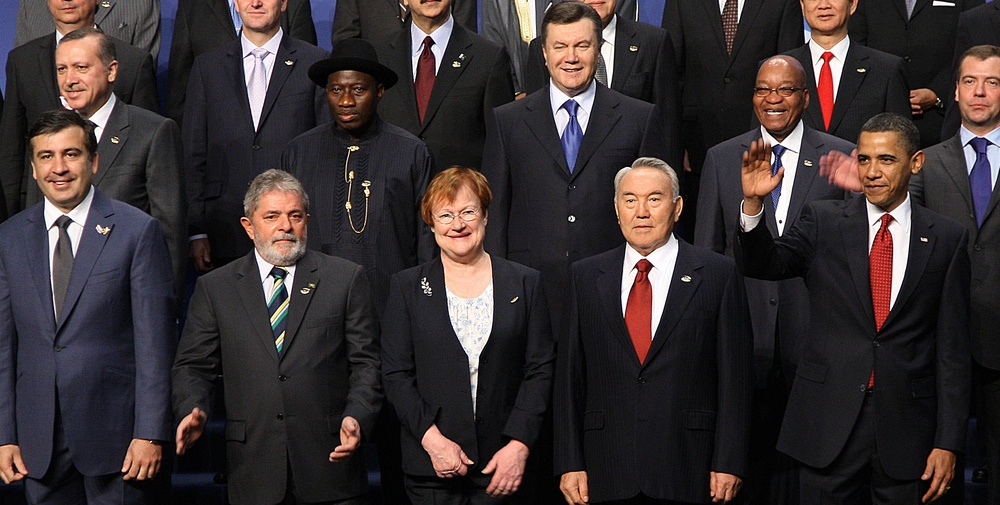
#> input picture notebooks/ch6/images/LeadersNuclearSummit.jpg, 1000 x 505 px, shrunk from 3500 x 1767 before the run
$ python -i detect.py   (imports and definitions only)   (older library calls are emulated)
#> lines starting #> are read from the running program, lines starting #| are printed output that depends on the picture; after the words box and inside, x2 and y2 are one past the last pixel; in counts of white or black regions, pixels touching at a corner belong together
"""
Facial recognition specific methods

"""
import cv2


def _boxes(filename, faces):
    img = cv2.imread(filename)
    for (x, y, w, h) in faces:
        cv2.rectangle(img, (x, y), (x + w, y + h), (100, 100, 255), 2)
    filename = filename.split('/')[-1]
    parts = filename.split('.')
    new_name = '/tmp/%s-detected.%s' % (parts[0], parts[1])
    cv2.imwrite(new_name, img)
    return new_name


def faces(filename, ratio=1.2, neighbors=4, min_size=(10, 10)):
#> called with filename = 'images/LeadersNuclearSummit.jpg', ratio = 1.2, neighbors = 4, min_size = (10, 10)
    img = cv2.imread(filename, 0)
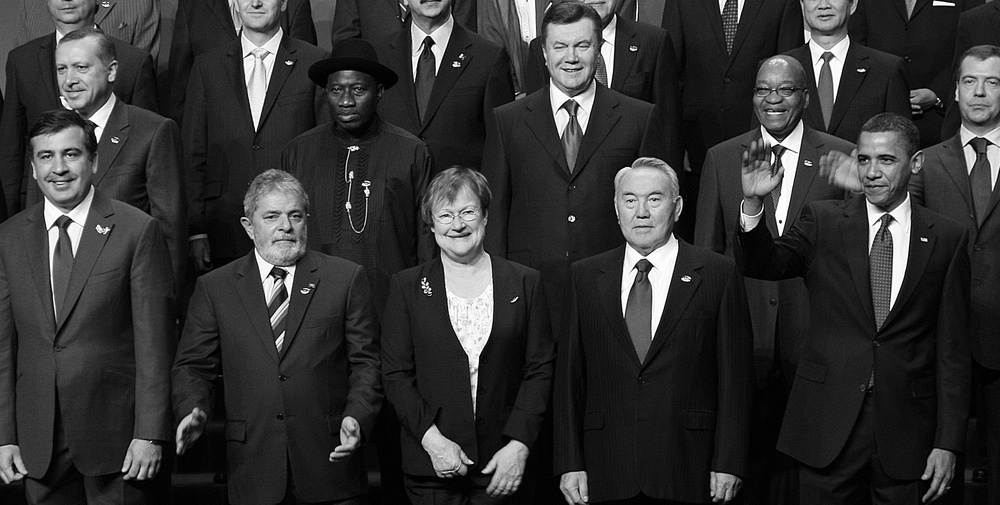
#> img: shape (505, 1000); min 0, max 255, mean 51.6
    hc = cv2.CascadeClassifier('ch6/haarcascade_frontalface_alt.xml')
    return _boxes(filename, hc.detectMultiScale(img, ratio, neighbors,
                                                cv2.cv.CV_HAAR_SCALE_IMAGE,
                                                min_size))
#> in _boxes, img is the input picture: shape (505, 1000, 3); mean B, G, R 49.5, 48.9, 57.7
#> the loop in _boxes, `for (x, y, w, h) in faces:` made 10 passes
#> (x, y, w, h) on passes 1 to 10: (542, 23, 58, 58), (237, 39, 42, 42), (44, 46, 57, 57), (745, 66, 58, 58), (320, 68, 57, 57), (845, 135, 63, 63), (432, 195, 50, 50), (255, 193, 61, 61), (24, 128, 72, 72), (610, 172, 67, 67)
#> after the loop in _boxes, `for (x, y, w, h) in faces:`:
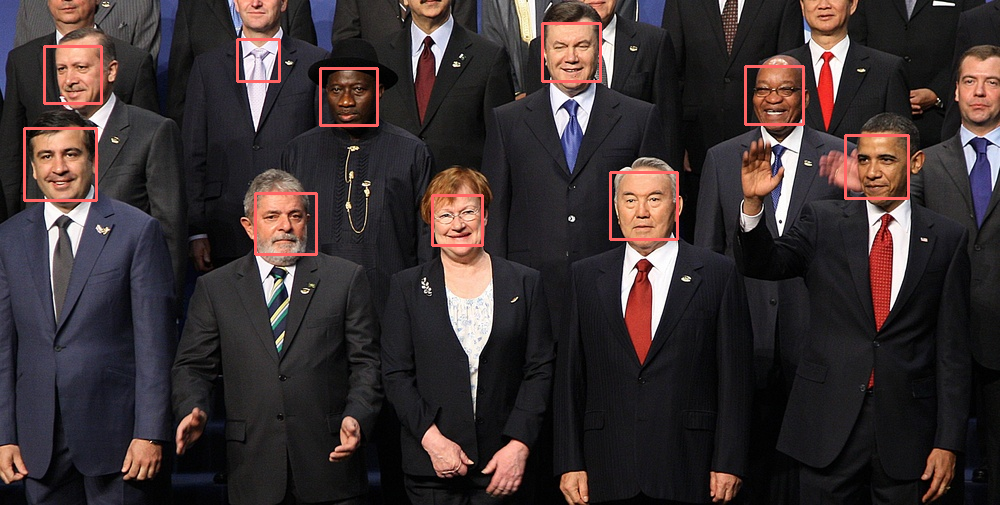
#> img: shape (505, 1000, 3); 1.38% of pixels changed, all inside (x1, y1, x2, y2) = (23, 22, 910, 256)

>>> result = faces('images/LeadersNuclearSummit.jpg')
#> result = '/tmp/LeadersNuclearSummit-detected.jpg'

$ run again, on notebooks/ch6/images/Living_US_Presidents_2009.jpg
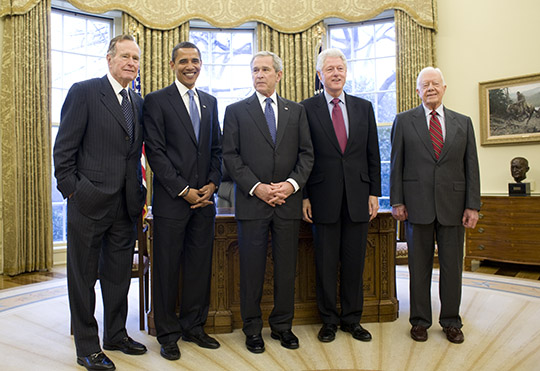
#> input picture notebooks/ch6/images/Living_US_Presidents_2009.jpg, 540 x 371 px
#> in faces, `img = cv2.imread(filename, 0)`:
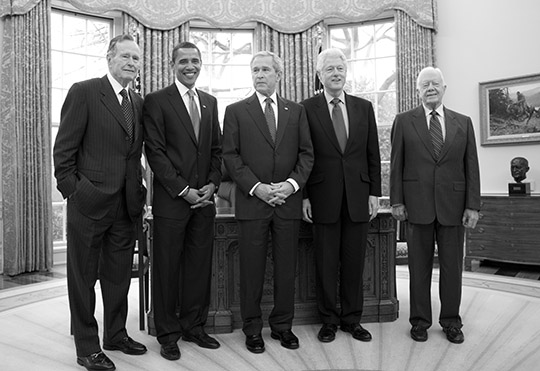
#> img: shape (371, 540); min 0, max 255, mean 110.1
#> in _boxes, img is the input picture: shape (371, 540, 3); mean B, G, R 95.6, 109.4, 116.9
#> the loop in _boxes, `for (x, y, w, h) in faces:` made 3 passes
#> (x, y, w, h) on passes 1 to 3: (246, 58, 31, 31), (113, 44, 35, 35), (173, 49, 33, 33)
#> after the loop in _boxes, `for (x, y, w, h) in faces:`:
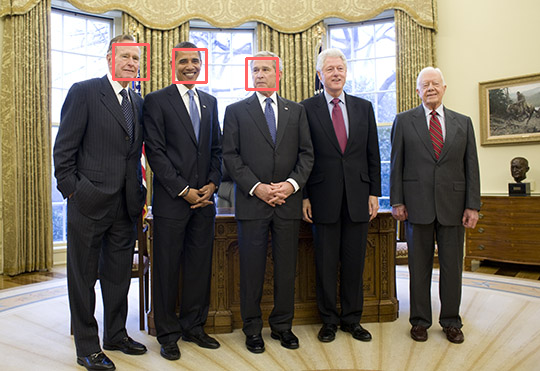
#> img: shape (371, 540, 3); 0.59% of pixels changed, all inside (x1, y1, x2, y2) = (112, 43, 279, 91)
